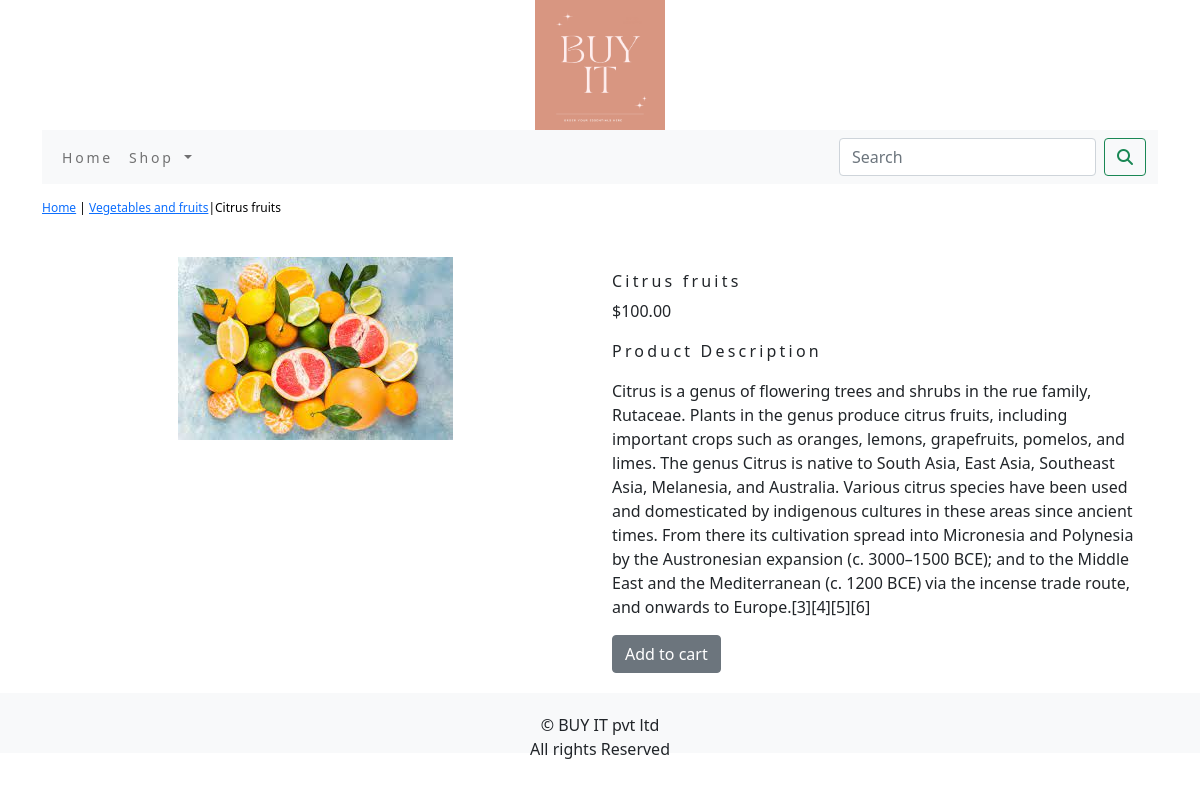
/shop/vegetables-and-fruits/citrus-fruits/, run on the app's committed database.
### shop/models.py (models this page shows, shortened)
class Product(models.Model):
    name=models.CharField(max_length=250,unique=True)
    slug=models.SlugField(max_length=250,unique=True)
    description=models.TextField(blank=True)
    price=models.DecimalField(max_digits=10,decimal_places=2)
    category=models.ForeignKey(Category,on_delete=models.CASCADE)
    image = models.ImageField(upload_to='product', blank=True)
    stock=models.IntegerField()
    available=models.BooleanField(default=True)
    created=models.DateTimeField(auto_now_add=True)
    updated=models.DateTimeField(auto_now=True)
    class Meta:
        ordering=('name',)
        verbose_name='product'
        verbose_name_plural='products'

class Category(models.Model):
    name=models.CharField(max_length=250,unique=True)
    slug=models.SlugField(max_length=250,unique=True)
    description=models.TextField(blank=True)
    image=models.ImageField(upload_to='category',blank=True)
    class Meta:
        ordering=('name',)
        verbose_name='category'
        verbose_name_plural='categories'
    def get_url(self):
        return  reverse('shop:product_by_category',args=[self.slug])
    def __str__(self):
        return  '{}' .format(self.name)

### shop/views.py (the view)
# urls.py: path('<slug:c_slug>/<slug:product_slug>/',views.proDetail,name='prodCatdetail')
def proDetail(request,c_slug,product_slug):
    try:
        product=Product.objects.get(category__slug=c_slug,slug=product_slug)
    except Exception as e:
        raise
    return render(request,'product.html',{'product':product})

### cart/context_processors.py (called while the page is built)
def counter(request):
    item_count=0
    if 'admin' in request.path:
        return {}
    else:
        try:
            cart=Cart.objects.filter(cart_id=_cart_id(request))
            cart_items=CartItem.objects.all().filter(cart=cart[:1])
            for cart_item in cart_items:
                item_count += cart_item.quantity
        except Cart.DoesNotExist:
            item_count = 0
    return  dict(item_count=item_count)

### cart/views.py (called while the page is built)
def  _cart_id(request):
    cart=request.session.session_key
    if not cart:
        cart=request.session.create()
    return cart

### shop/context_processors.py (called while the page is built)
def menu_links(request):
    links=Category.objects.all()
    return dict(links=links)

### templates/product.html (shortened to what this page needs)
{% extends 'base.html' %}
{% load static %}
{% block content %}
<div class="row my_prod_row_class">
       <div class="mx_auto">
             <p> <a href="{% url 'shop:allProdCat' %}">Home</a> | <a href="{{product.category.get_url}}">{{product.category}}</a>|{{product.name}}</p>
       </div>
<div class="container">
<br>
    <div class="row">
        <div class="col-12 col-sm-12 col-md-12 col-lg-6 text-center ">
            <div style="min-width:18rem">
                 <img src="{{product.image.url}}" alt="{{product.name}}">
            </div>
        </div>
                 <div class="col-12 col-sm-12 col-md-12 col-lg-6">
                     <div>
                     <h1 class="my_prod_title">{{product.name}}</h1>
                     <p>${{product.price}}</p>
                     <p class="my_title"> Product Description </p>
                     <p class="text-justify my_prod_text">{{product.description}}</p>
                     {% if product.stock <= 0 %}
                     <p class="text-justify my_prod_text"><b>Out of Stock</b></p>
                     {% else %}
                     <a class="btn btn-secondary" href="{% url 'cart:add_cart' product.id %}">Add to cart</a>
                     {% endif %}
                 </div>
              </div>
    </div>
</div>
</div>
{% endblock %}

### static/css/custom.css (style rules this page uses)
body { font-family: 'Twinkle Star', cursive; }
.my_title { font-size:16px; text_transform:uppercase; letter-spacing:.2em; }
.my_prod_row_class { padding-top:15px; padding-bottom:20px; }
.my_prod_row_class .mx_auto { color:#000; font-size:12px; text-decoration:none; }
.my_prod_title { font-size:16px; text_transform:uppercase; letter-spacing:.2em; padding-top:15px; padding-bottom:10px: }
.my_prod_text { padding-right:20px; }

### data on the page
Product: category "Vegetables and fruits", name "Citrus fruits", image (picture), price "100.00", description "Citrus is a genus of flowering trees and shrubs in the rue family, Rutaceae. Plants in the genus produce citrus fruits, including important crops such as oranges, lemons, grapefruits, pomelos, and limes. The genus Citrus is native to South Asia, East Asia, Southeast Asia, Melanesia, and Australia. Various citrus species have been used and domesticated by indigenous cultures in these areas since ancient times. From there its cultivation spread into Micronesia and Polynesia by the Austronesian expansion (c. 3000–1500 BCE); and to the Middle East and the Mediterranean (c. 1200 BCE) via the incense trade route, and onwards to Europe.[3][4][5][6]"
